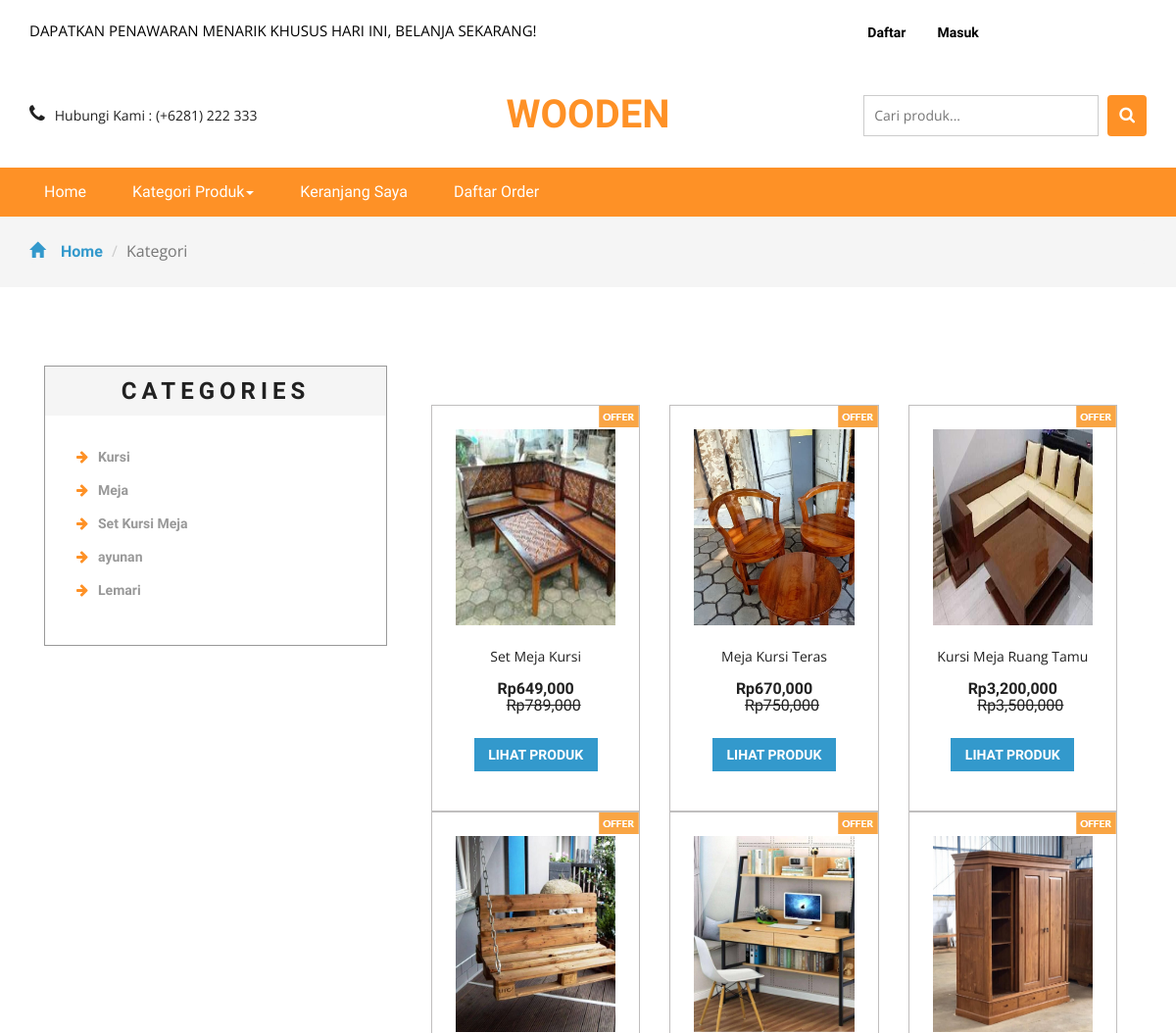
The page /search.php (upper part) on the database as committed earlier.
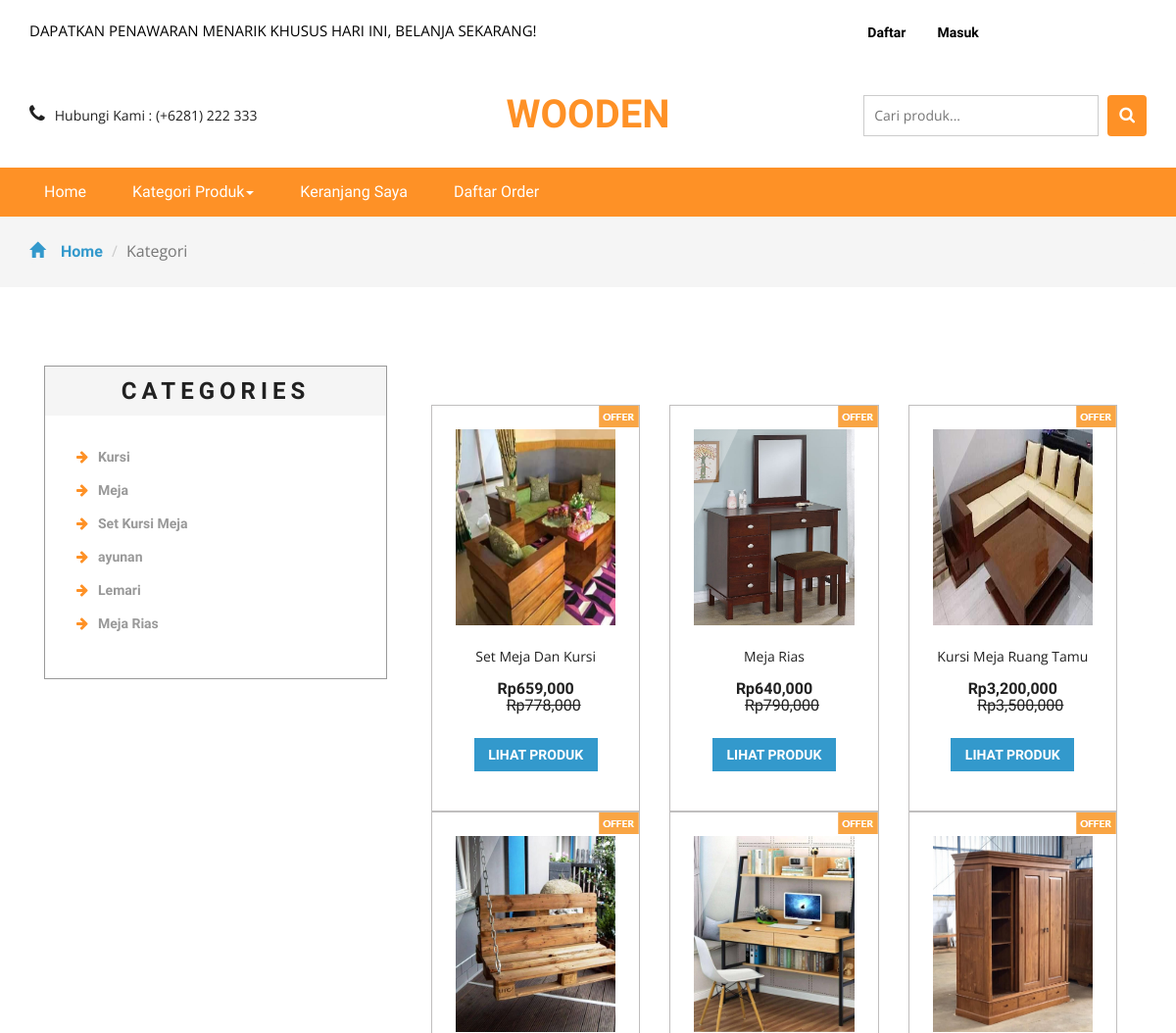
The same page on the database as committed later.
### tables this page shows
CREATE TABLE `kategori` (
  `idkategori` int(11) NOT NULL,
  `namakategori` varchar(20) NOT NULL,
  `tgldibuat` timestamp NOT NULL DEFAULT current_timestamp()
);

CREATE TABLE `produk` (
  `idproduk` int(11) NOT NULL,
  `idkategori` int(11) NOT NULL,
  `namaproduk` varchar(30) NOT NULL,
  `gambar` varchar(100) NOT NULL,
  `deskripsi` varchar(200) NOT NULL,
  `rate` int(11) NOT NULL,
  `hargabefore` int(11) NOT NULL,
  `hargaafter` int(11) NOT NULL,
  `tgldibuat` timestamp NOT NULL DEFAULT current_timestamp()
);

### search.php (the view, shortened to what this page needs)
<?php
include 'dbconnect.php';
$s = $_POST['Search'];
?>
<!DOCTYPE html>
<html>
<head>
<link href="css/bootstrap.css" rel="stylesheet" type="text/css" media="all" />
<link href="css/style.css" rel="stylesheet" type="text/css" media="all" />
<link href="css/font-awesome.css" rel="stylesheet">
</head>
<body>
	<div class="agileits_header">
		<div class="container">
			<div class="w3l_offers">
				<p>DAPATKAN PENAWARAN MENARIK KHUSUS HARI INI, BELANJA SEKARANG!</p>
			</div>
			<div class="agile-login">
				<ul>
				<?php
				if(!isset($_SESSION['log'])){
					echo '
					<li><a href="registered.php"> Daftar</a></li>
					<li><a href="login.php">Masuk</a></li>
					';
				}
				?>
				</ul>
			</div>
			<div class="product_list_header">
					<a href="cart.php"><button class="w3view-cart" type="submit" name="submit" value=""><i class="fa fa-cart-arrow-down" aria-hidden="true"></i></button>
					 </a>
			</div>
			<div class="clearfix"> </div>
		</div>
	</div>
	<div class="logo_products">
		<div class="container">
		<div class="w3ls_logo_products_left1">
				<ul class="phone_email">
					<li><i class="fa fa-phone" aria-hidden="true"></i>Hubungi Kami : (+6281) 222 333</li>
				</ul>
			</div>
			<div class="w3ls_logo_products_left">
				<h1><a href="index.php">Wooden</a></h1>
			</div>
		<div class="w3l_search">
			<form action="search.php" method="post">
				<input type="search" name="Search" placeholder="Cari produk...">
				<button type="submit" class="btn btn-default search" aria-label="Left Align">
					<i class="fa fa-search" aria-hidden="true"> </i>
				</button>
			</form>
		</div>
			<div class="clearfix"> </div>
		</div>
	</div>
	<div class="navigation-agileits">
		<div class="container">
			<nav class="navbar navbar-default">
							<div class="collapse navbar-collapse" id="bs-megadropdown-tabs">
								<ul class="nav navbar-nav">
									<li class="active"><a href="index.php" class="act">Home</a></li>
									<li class="dropdown">
										<a href="#" class="dropdown-toggle" data-toggle="dropdown">Kategori Produk<b class="caret"></b></a>
									</li>
									<li><a href="cart.php">Keranjang Saya</a></li>
									<li><a href="konfirmasi.php">Daftar Order</a></li>
								</ul>
							</div>
							</nav>
			</div>
		</div>
	<div class="breadcrumbs">
		<div class="container">
			<ol class="breadcrumb breadcrumb1 animated wow slideInLeft" data-wow-delay=".5s">
				<li><a href="index.php"><span class="glyphicon glyphicon-home" aria-hidden="true"></span>Home</a></li>
				<li class="active">Kategori</li>
			</ol>
		</div>
	</div>
	<div class="products">
		<div class="container">
			<div class="col-md-4 products-left">
				<div class="categories">
					<h2>Categories</h2>
					<ul class="cate">
						<?php
														$kat=mysqli_query($conn,"SELECT * from kategori order by idkategori ASC");
														while($p=mysqli_fetch_array($kat)){
															?>
														<li><a href="kategori.php?idkategori=<?php echo $p['idkategori'] ?>"><i class="fa fa-arrow-right" aria-hidden="true"></i><?php echo $p['namakategori'] ?></a></li>
														<?php
																	}
														?>
					</ul>
				</div>
			</div>
			<div class="col-md-8 products-right">
				<div class="agile_top_brands_grids">
				<?php
					$brgs=mysqli_query($conn,"SELECT * from produk where namaproduk like '%$s%' or deskripsi like '%$s%' order by idproduk ASC");
					$x = mysqli_num_rows($brgs);
					if($x>0){
					while($p=mysqli_fetch_array($brgs)){
					?>
						<div class="col-md-4 top_brand_left">
						<div class="hover14 column">
							<div class="agile_top_brand_left_grid">
								<div class="agile_top_brand_left_grid_pos">
									<img src="images/offer.png" alt=" " class="img-responsive" />
								</div>
								<div class="agile_top_brand_left_grid1">
									<figure>
										<div class="snipcart-item block">
											<div class="snipcart-thumb">
												<a href="product.php?idproduk=<?php echo $p['idproduk'] ?>"><img src="<?php echo $p['gambar']?>" width="200px" height="200px"></a>
												<p><?php echo $p['namaproduk'] ?></p>
												<h4>Rp<?php echo number_format($p['hargaafter']) ?> <span>Rp<?php echo number_format($p['hargabefore']) ?></span></h4>
											</div>
											<div class="snipcart-details top_brand_home_details">
												<fieldset>
													<a href="product.php?idproduk=<?php echo $p['idproduk'] ?>"><input type="submit" class="button" value="Lihat Produk" /></a>
												</fieldset>
											</div>
										</div>
									</figure>
								</div>
							</div>
						</div>
					</div>
						<?php
							}
					} else {
						echo "Data tidak ditemukan, coba kata kunci lainnya";
					}
						?>
						<div class="clearfix"> </div>
				</div>
			</div>
		</div>
	</div>
<link href="css/skdslider.css" rel="stylesheet">
</body>
</html>

Rows that differ between the two databases and show on the page:
added kategori: namakategori "Meja Rias"
changed produk: gambar: a different picture; namaproduk "Set Meja Kursi" → "Set Meja Dan Kursi"; hargaafter "649,000" → "659,000"; hargabefore "789,000" → "778,000"
changed produk: gambar: a different picture; namaproduk "Meja Kursi Teras" → "Meja Rias"; hargaafter "670,000" → "640,000"; hargabefore "750,000" → "790,000"
